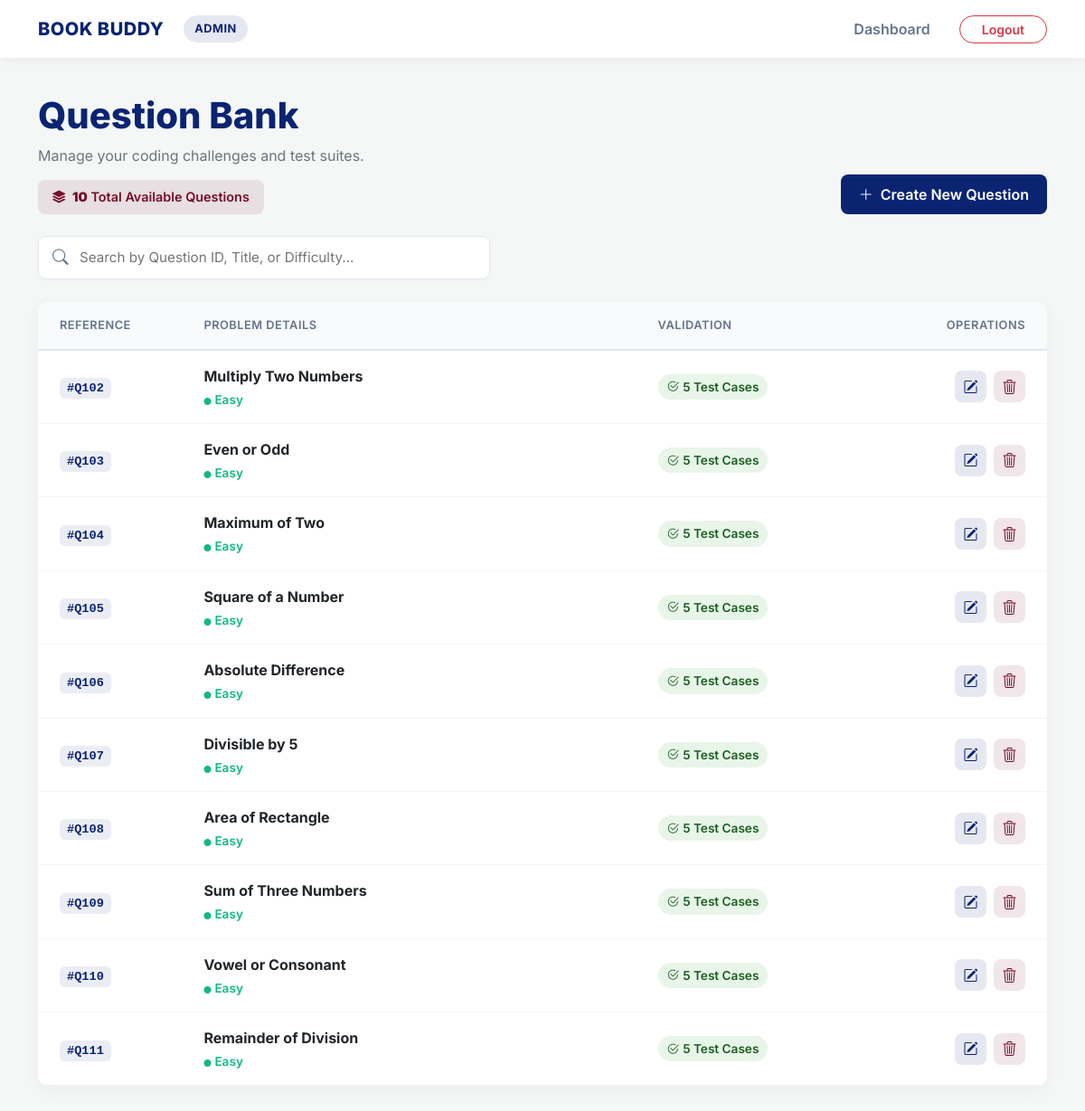
The page /show_all_questions on the database its author committed.
### app.py (models this page shows)
class Question(db.Model):
    id = db.Column(db.Integer, primary_key=True)
    question_id = db.Column(db.String(20))
    title = db.Column(db.String(200))
    description = db.Column(db.Text)
    input_format = db.Column(db.Text)
    output_format = db.Column(db.Text)
    constraints = db.Column(db.Text)
    explanation = db.Column(db.Text)
    difficulty = db.Column(db.String(20))
    test_cases = db.relationship('TestCase', backref='question', lazy=True, cascade='all, delete-orphan')

### app.py (the view)
@app.route('/show_all_questions', methods=['GET','POST'])
def every_question():
    questions = Question.query.all()
    return render_template('total_question.html', questions=questions)

### app.py (called while the page is built)
def ist_now():
    return datetime.now(ist).replace(tzinfo=None)

@app.context_processor
def inject_now():
    return {'now': ist_now()}

### templates/total_question.html (shortened to what this page needs)
<!DOCTYPE html>
<html lang="en">
<head>
    <link href="https://cdn.jsdelivr.net/npm/bootstrap@5.3.0/dist/css/bootstrap.min.css" rel="stylesheet">
    <link rel="stylesheet" href="https://cdn.jsdelivr.net/npm/bootstrap-icons@1.11.1/font/bootstrap-icons.css">
</head>
<body>
    <nav class="navbar navbar-expand-lg sticky-top">
        <div class="container">
            <a class="brand-wrapper" href="{{ url_for('admin_panel') }}">
                <h2 class="brand-name">BOOK BUDDY</h2>
                <span class="admin-badge d-none d-sm-inline-block">ADMIN</span>
            </a>
            <div class="collapse navbar-collapse" id="adminNav">
                <ul class="navbar-nav ms-auto align-items-center mt-3 mt-lg-0">
                    <li class="nav-item">
                        <a class="nav-link px-3" href="{{ url_for('admin_panel') }}">Dashboard</a>
                    </li>
                    <li class="nav-item ms-lg-3 mt-2 mt-lg-0">
                        <a href="/logout" class="btn btn-outline-danger btn-sm px-4 rounded-pill fw-semibold w-100">Logout</a>
                    </li>
                </ul>
            </div>
        </div>
    </nav>
    <main class="container">
        <header class="page-header row mb-4 align-items-end">
            <div class="col-md-6 mb-3 mb-md-0">
                <h1 class="display-6 mb-2">Question Bank</h1>
                <p class="text-secondary mb-0">Manage your coding challenges and test suites.</p>
                <div class="stats-badge">
                    <i class="bi bi-stack me-1"></i>
                    <strong>{{ questions|list|length }}</strong> Total Available Questions
                </div>
            </div>
            <div class="col-md-6 text-md-end">
                <a href="/new_question" class="btn btn-custom-navy">
                    <i class="bi bi-plus-lg me-2"></i>Create New Question
                </a>
            </div>
        </header>
        <div class="search-wrapper">
            <i class="bi bi-search"></i>
            <input type="text" id="QuestionSearch" placeholder="Search by Question ID, Title, or Difficulty..." onkeyup="filterTable()">
        </div>
        <div class="card table-card">
            <div class="table-responsive">
                <table id="question_list" class="table align-middle mb-0">
                    <thead>
                        <tr>
                            <th class="ps-4" style="width: 15%;">Reference</th>
                            <th style="width: 45%;">Problem Details</th>
                            <th style="width: 20%;">Validation</th>
                            <th class="text-end pe-4" style="width: 20%;">Operations</th>
                        </tr>
                    </thead>
                    <tbody>
                        {% for q in questions %}
                        <tr>
                            <td class="ps-4">
                                <span class="ref-tag">#{{ q.question_id }}</span>
                            </td>
                            <td>
                                <div class="fw-bold text-dark fs-6 mb-1">{{ q.title }}</div>
                                {% set diff = q.difficulty|default('Easy')|lower %}
                                <div class="diff-{{ diff }}">
                                    <i class="bi bi-circle-fill me-1" style="font-size: 0.5rem;"></i>{{ q.difficulty|default('Easy') }}
                                </div>
                            </td>
                            <td>
                                <div class="test-count">
                                    <i class="bi bi-check2-circle me-1"></i>
                                    {{ q.test_cases|length }} Test Cases
                                </div>
                            </td>
                            <td class="text-end pe-4">
                                <div class="action-group">
                                    <a href="/admin/update/{{ q.id }}" class="btn-icon btn-edit-lite" title="Edit Question">
                                        <i class="bi bi-pencil-square"></i>
                                    </a>
                                    <a href="/admin/delete_question/{{ q.id }}"
                                       class="btn-icon btn-delete-lite"
                                       onclick="return confirmDelete(event, this.href);"
                                       title="Delete Question">
                                        <i class="bi bi-trash3"></i>
                                    </a>
                                </div>
                            </td>
                        </tr>
                        {% endfor %}
                    </tbody>
                </table>
            </div>
        </div>
    </main>
</body>
</html>

### templates/total_question.html (style rules this page uses)
:root { --brand-navy: #0A2472; --brand-crimson: #740f28; --brand-white: #ffffff; --bg-light: #f4f7f6; --text-main: #334155; --text-muted: #64748b; --border-color: #e2e8f0; }
body { font-family: 'Inter', sans-serif; background-color: var(--bg-light); color: var(--text-main); padding-bottom: 50px; }
.navbar { background-color: var(--brand-white); box-shadow: 0 2px 10px rgba(0, 0, 0, 0.05); padding: 12px 0; margin-bottom: 40px; }
.brand-wrapper { display: flex; align-items: center; gap: 12px; text-decoration: none; }
.brand-name { margin: 0; font-size: 1.25rem; font-weight: 800; color: var(--brand-navy); letter-spacing: 0.5px; }
.admin-badge { background-color: rgba(10, 36, 114, 0.1); color: var(--brand-navy); font-weight: 700; padding: 5px 12px; border-radius: 20px; font-size: 0.8rem; letter-spacing: 0.5px; margin-left: 10px; }
.nav-link { color: var(--text-muted); font-weight: 600; transition: color 0.2s; }
.page-header h1 { color: var(--brand-navy); font-weight: 800; }
.stats-badge { display: inline-block; background-color: rgba(116, 15, 40, 0.1); color: var(--brand-crimson); padding: 8px 16px; border-radius: 8px; font-size: 0.9rem; font-weight: 600; margin-top: 15px; }
.btn-custom-navy { background-color: var(--brand-navy); color: var(--brand-white); border: none; font-weight: 600; padding: 10px 20px; border-radius: 8px; transition: all 0.3s; display: inline-flex; align-items: center; }
.search-wrapper { position: relative; margin-bottom: 25px; max-width: 500px; }
.search-wrapper i { position: absolute; left: 16px; top: 50%; transform: translateY(-50%); color: var(--text-muted); font-size: 1.1rem; }
.search-wrapper input { width: 100%; padding: 12px 16px 12px 45px; border-radius: 8px; border: 1px solid var(--border-color); font-size: 0.95rem; transition: all 0.2s; box-shadow: 0 2px 5px rgba(0,0,0,0.02); }
.table-card { background: var(--brand-white); border-radius: 12px; border: none; box-shadow: 0 5px 20px rgba(0, 0, 0, 0.04); overflow: hidden; }
.table { margin-bottom: 0; }
.table th { background-color: #f8fafc; color: var(--text-muted); font-weight: 600; text-transform: uppercase; font-size: 0.8rem; letter-spacing: 0.5px; padding: 16px; border-bottom: 2px solid var(--border-color); }
.table td { padding: 16px; vertical-align: middle; border-bottom: 1px solid #f1f5f9; }
.ref-tag { background-color: rgba(10, 36, 114, 0.08); color: var(--brand-navy); font-family: Consolas, monospace; padding: 4px 8px; border-radius: 6px; font-weight: 600; font-size: 0.85rem; }
.test-count { display: inline-flex; align-items: center; background-color: #e8f5e9; color: #1b5e20; padding: 4px 10px; border-radius: 20px; font-size: 0.85rem; font-weight: 600; }
.action-group { display: flex; gap: 8px; justify-content: flex-end; }
.btn-icon { display: inline-flex; align-items: center; justify-content: center; width: 35px; height: 35px; border-radius: 8px; text-decoration: none; transition: all 0.2s; }
.btn-edit-lite { background-color: rgba(10, 36, 114, 0.1); color: var(--brand-navy); }
.btn-delete-lite { background-color: rgba(116, 15, 40, 0.1); color: var(--brand-crimson); }
.diff-easy { color: #10b981; font-weight: 600; font-size: 0.85rem; }

### rows shown on the page
Question: question_id "Q102", title "Multiply Two Numbers", difficulty "Easy", test_cases|length "5"
Question: question_id "Q103", title "Even or Odd", difficulty "Easy", test_cases|length "5"
Question: question_id "Q104", title "Maximum of Two", difficulty "Easy", test_cases|length "5"
Question: question_id "Q105", title "Square of a Number", difficulty "Easy", test_cases|length "5"
Question: question_id "Q106", title "Absolute Difference", difficulty "Easy", test_cases|length "5"
Question: question_id "Q107", title "Divisible by 5", difficulty "Easy", test_cases|length "5"
Question: question_id "Q108", title "Area of Rectangle", difficulty "Easy", test_cases|length "5"
Question: question_id "Q109", title "Sum of Three Numbers", difficulty "Easy", test_cases|length "5"
Question: question_id "Q110", title "Vowel or Consonant", difficulty "Easy", test_cases|length "5"
Question: question_id "Q111", title "Remainder of Division", difficulty "Easy", test_cases|length "5"

### other values the page prints
{{ questions|list|length }} "10"
